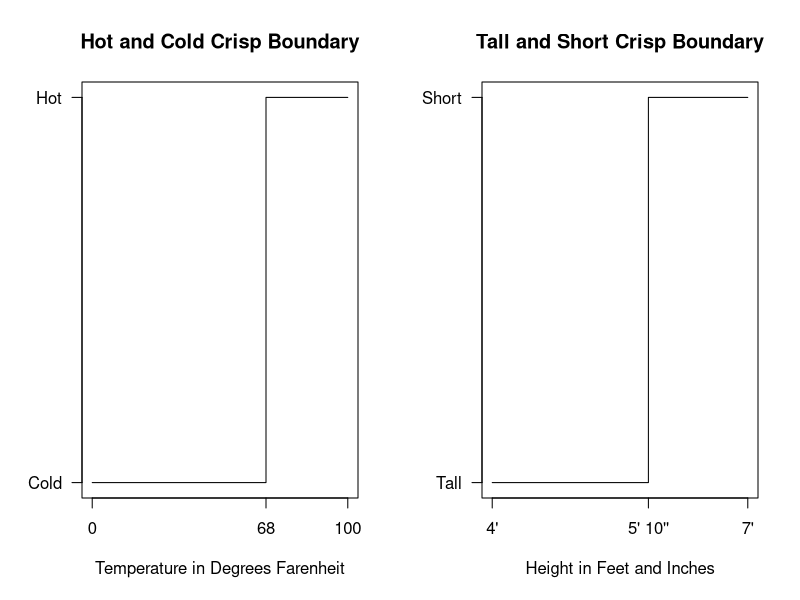

Write the R code that produced this figure.
## ---- chunk 1
par(mfrow=c(1,2))
x <- c(0,68,100)
y <- c(0,1,1)
plot(x,y, type="s", main = "Hot and Cold Crisp Boundary", xlab = "Temperature in Degrees Farenheit", ylab="", xaxt="n", yaxt="n")
axis(1, at=c(0,68,100), labels=c(0,68,100))
axis(2, at=c(0,1), labels=c("Cold", "Hot"), las=1)
x <- c(121.92,177.8,213.36)
y <- c(0,1,1)
plot(x,y, type="s", main = "Tall and Short Crisp Boundary", xlab = "Height in Feet and Inches", ylab="", xaxt="n", yaxt="n")
axis(1, at=c(121.92,177.8,213.36), labels=c("4'","5' 10''", "7'"))
axis(2, at=c(0,1), labels=c("Tall", "Short"), las=1)
